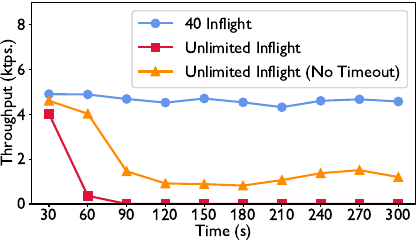

Write the Python code that produced this figure.
import pandas as pd
import matplotlib.pyplot as plt

plt.rcParams["font.family"] = "GillSansC"
plt.rcParams["font.size"] = "12"

df = pd.read_csv("tput_timeline.csv")

normal_color = "cornflowerblue"
unlimited_color = "crimson"
unlimited_no_timeout_color = "darkorange"

fig, ax = plt.subplots(figsize=(3, 2.4))
ax.plot(df["time"], df["40_inflight"] / 1000, "o-", color=normal_color, label="40 Inflight")
ax.plot(df["time"], df["unlimited_inflight"] / 1000, "s-", color=unlimited_color, label="Inf Inflight")
ax.plot(df["time"], df["unlimited_inflight_no_timeout"] / 1000, "^-", color=unlimited_no_timeout_color, label="Inf Inflight (No Timeout)")
ax.set_ylim((0, 9))
ax.legend(loc="upper right")
ax.set_xlabel("Time (s)", labelpad=0)
ax.set_ylabel("Throughput (ktps.)", labelpad=1)
ax.set_xticks(df["time"])

ax.tick_params(axis='x', length=2, pad=2)
ax.tick_params(axis='y', length=2, pad=2)

plt.subplots_adjust(left=0.105, right=0.99, top=0.99, bottom=0.15)
fig.savefig("plot.pdf", format="pdf")